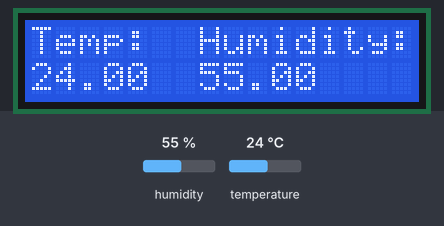
The sketch below on a simulated Arduino Uno, built with avr-gcc and run on an emulated ATmega328P. Shown: 16×2 character LCD. The test bench sets the inputs (shaded band); at power-on: humidity 55 %, temperature 24 °C.

Above: at 1.2 s.
1.3 s: humidity set to 22 %
At 3.5 s:
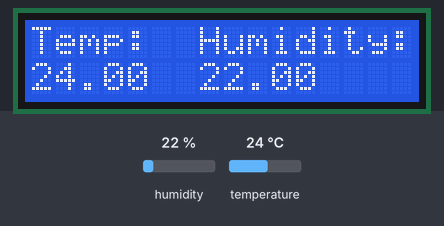
4.1 s: temperature set to 12 °C
At 5.0 s:
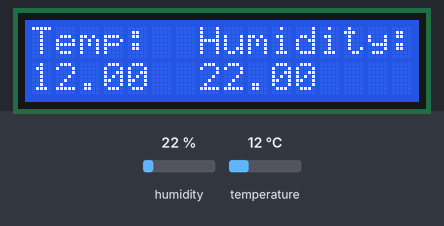
6.9 s: humidity set to 40 %
At 9.2 s:
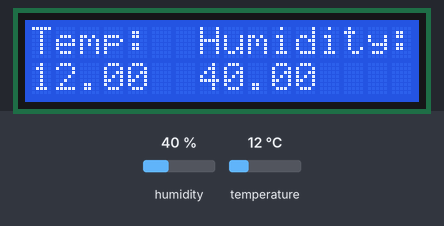
10.2 s: temperature set to 19 °C
At 12.0 s:
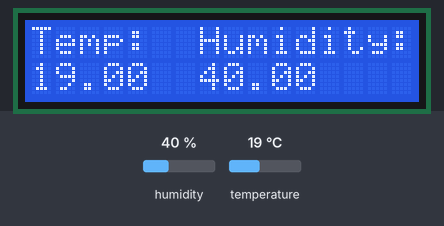
Timing chart, 0 to 13.5 s (numbered marks = the images above; inputs shaded):
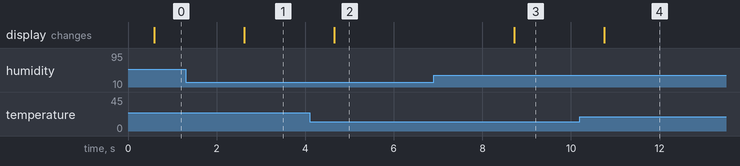

The sketch:

Termostat.ino
```cpp
// include the library code:
#include <LiquidCrystal.h>
#include "DHT.h"

// set the DHT Pin
#define DHTPIN 8

// initialising the library with the numbers of the interface pins
LiquidCrystal lcd(12, 11, 5, 4, 3, 2);

#define DHTTYPE DHT11
// define obj dht(pin, tip)
DHT dht(DHTPIN, DHTTYPE);

void setup() {
  //Setting the nb of columns and lines of LCD:
  lcd.begin(16, 2);
  dht.begin();

  // Printing values on LCD
  lcd.print("Temp:  Humidity:");
}

void loop() {
  delay(500);
  // set the cursor to column 0, line 1
  // (note: line 1 is the second row, since counting begins with 0):
  lcd.setCursor(0, 1);
  // read humidity
  float h = dht.readHumidity();
  //read temperature in Fahrenheit
  float f = dht.readTemperature(true);
  //magically changing the temperature to degrees
  float degC = (f-32)/(9.0/5.0);

  if (isnan(h) || isnan(f)) {
    lcd.print("ERROR");
    return;
  }

  lcd.print(degC);
  lcd.setCursor(7,1);
  lcd.print(h);
}
```

Measured:
- after the input at 1.3 s, the display: changes after 1.3 s (image 1)
- after the input at 4.1 s, the display: changes after 0.56 s (image 2)
- after the input at 6.9 s, the display: changes after 1.8 s (image 3)
- after the input at 10.2 s, the display: changes after 0.55 s (image 4)
